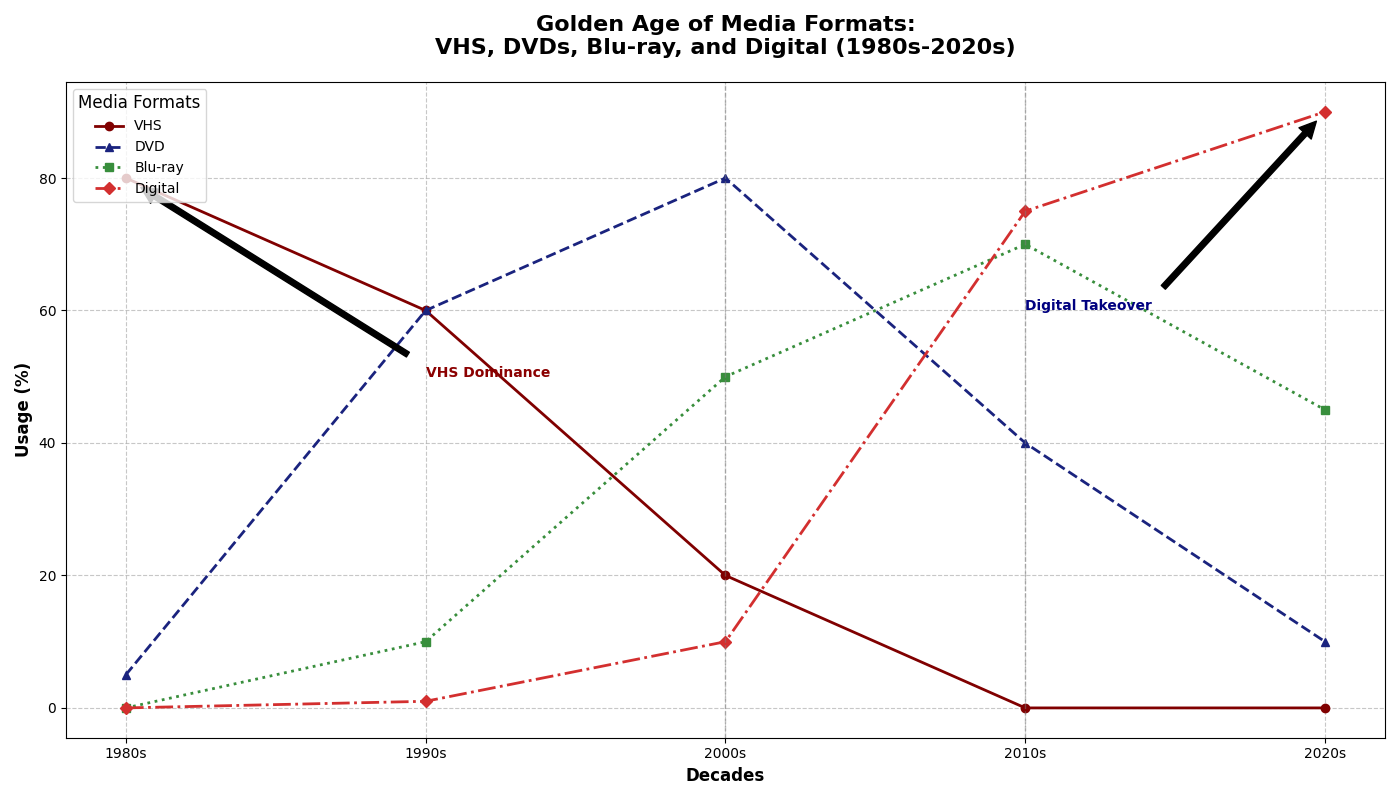

Recreate this plot in Python.
import matplotlib.pyplot as plt
import numpy as np

# Define decades as labels
decades = np.array(['1980s', '1990s', '2000s', '2010s', '2020s'])

# Percentage usage values for each media type across the decades
vhs_usage = [80, 60, 20, 0, 0]
dvd_usage = [5, 60, 80, 40, 10]
bluray_usage = [0, 10, 50, 70, 45]
digital_usage = [0, 1, 10, 75, 90]

# Plot setup
fig, ax = plt.subplots(figsize=(14, 8))

# Plotting each media type's usage over the decades with new colors
ax.plot(decades, vhs_usage, label='VHS', marker='o', linestyle='-', linewidth=2, color='#800000')  # Maroon
ax.plot(decades, dvd_usage, label='DVD', marker='^', linestyle='--', linewidth=2, color='#1A237E')  # Indigo
ax.plot(decades, bluray_usage, label='Blu-ray', marker='s', linestyle=':', linewidth=2, color='#388E3C')  # Green
ax.plot(decades, digital_usage, label='Digital', marker='D', linestyle='-.', linewidth=2, color='#D32F2F')  # Red

# Add titles and labels
ax.set_title("Golden Age of Media Formats:\nVHS, DVDs, Blu-ray, and Digital (1980s-2020s)", fontsize=16, fontweight='bold', pad=20)
ax.set_xlabel('Decades', fontsize=12, fontweight='bold')
ax.set_ylabel('Usage (%)', fontsize=12, fontweight='bold')

# Customize the legend
ax.legend(title='Media Formats', fontsize=10, title_fontsize='12', loc='upper left')

# Add grid for better readability
ax.grid(True, linestyle='--', alpha=0.7)

# Annotate significant trends
ax.annotate('VHS Dominance', xy=('1980s', 80), xytext=('1990s', 50),
            arrowprops=dict(facecolor='black', shrink=0.05), fontsize=10, fontweight='bold', color='darkred')
ax.annotate('Digital Takeover', xy=('2020s', 90), xytext=('2010s', 60),
            arrowprops=dict(facecolor='black', shrink=0.05), fontsize=10, fontweight='bold', color='navy')

# Highlight specific decades
highlight_decades = ['2000s', '2010s']
for decade in highlight_decades:
    ax.axvline(decade, color='grey', linestyle='--', linewidth=1, alpha=0.5)

# Ensure layout does not overlap
plt.tight_layout()
plt.show()
